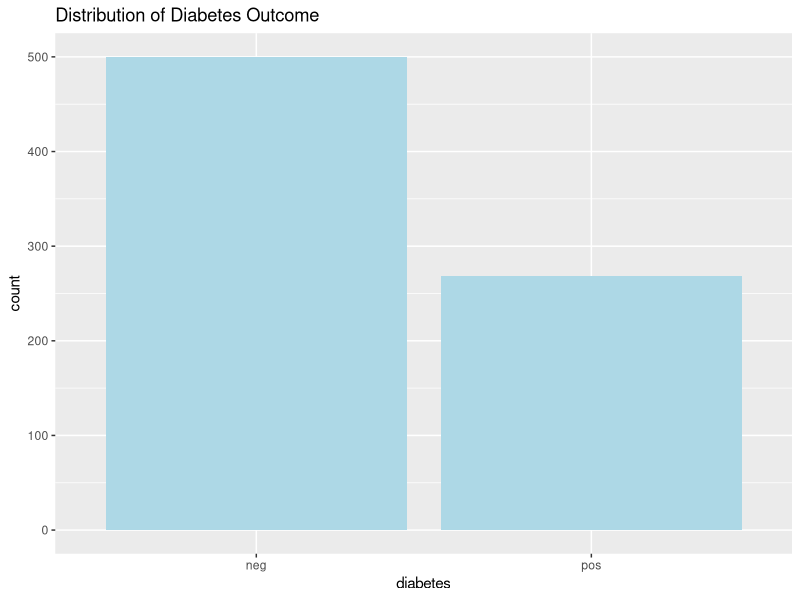
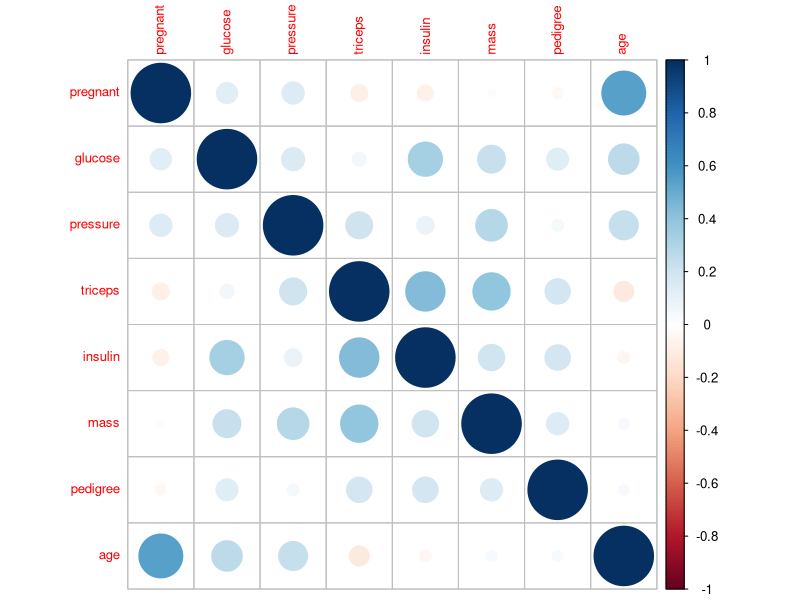
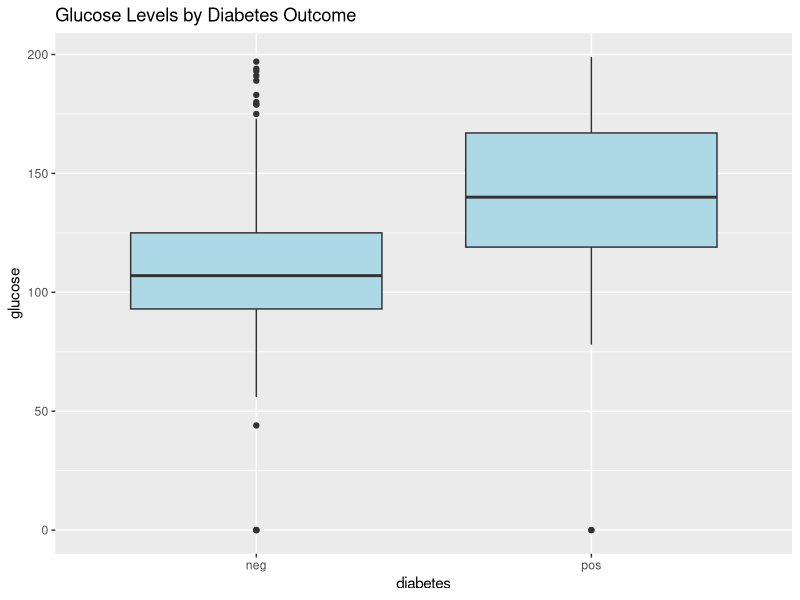

Reproduce these figures in R, in order.
# Install the package
install.packages("mlbench")

# Load the required libraries
library(mlbench)
library(dplyr)

# Load the Pima Indians Diabetes dataset
data(PimaIndiansDiabetes)
df <- PimaIndiansDiabetes

# View the first few rows
head(df)
str(df)
summary(df)

# Check for missing values
sum(is.na(df))

# Alternatively, use sapply to check for missing values column-wise
sapply(df, function(x) sum(is.na(x)))

library(ggplot2)

# Plot the target variable
ggplot(df, aes(x = diabetes)) +
  geom_bar(fill = "lightblue") +
  labs(title = "Distribution of Diabetes Outcome")

library(corrplot)

# Plot a correlation matrix for numerical variables
cor_matrix <- cor(df[,-9]) # Exclude the diabetes column as it's categorical
corrplot(cor_matrix, method = "circle", tl.cex = 0.8)

# Boxplot of glucose levels by diabetes outcome
ggplot(df, aes(x = diabetes, y = glucose)) +
  geom_boxplot(fill = "lightblue") +
  labs(title = "Glucose Levels by Diabetes Outcome")

# Check class distribution of diabetes outcome
table(df$diabetes)

# Proportion of each class
prop.table(table(df$diabetes))

# Check for zero values in columns where 0 might not make sense
sapply(df[, 1:8], function(x) sum(x == 0))

# Replace zero values with the median for appropriate columns including triceps
df$glucose[df$glucose == 0] <- median(df$glucose[df$glucose != 0], na.rm = TRUE)
df$pressure[df$pressure == 0] <- median(df$pressure[df$pressure != 0], na.rm = TRUE)
df$triceps[df$triceps == 0] <- median(df$triceps[df$triceps != 0], na.rm = TRUE) # For triceps
df$insulin[df$insulin == 0] <- median(df$insulin[df$insulin != 0], na.rm = TRUE)
df$mass[df$mass == 0] <- median(df$mass[df$mass != 0], na.rm = TRUE)



# Check for zero values in columns where 0 might not make sense
sapply(df[, 1:8], function(x) sum(x == 0))



# Scale the numerical columns (excluding the target variable "diabetes")
df_scaled <- df
df_scaled[, 1:8] <- scale(df[, 1:8])
# Check summary statistics to confirm changes
summary(df_scaled)


############starting with differnt model################################


########split test-train##############


# Set seed for reproducibility
set.seed(123)

# Create a random sample of row indices (70% for training)
train_indices <- sample(1:nrow(df_scaled), size = 0.7 * nrow(df_scaled))

# Split the data into training and testing sets
train_set <- df_scaled[train_indices, ]
test_set <- df_scaled[-train_indices, ]

########split test-train##############



# Save the datasets
saveRDS(train_set, file = "train_set.rds")
saveRDS(test_set, file = "test_set.rds")

